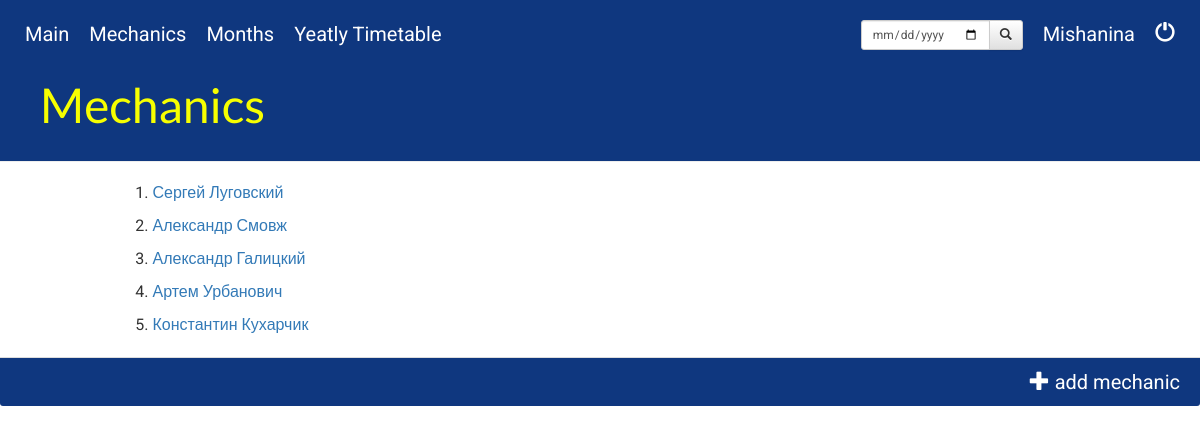
/mechanics/ (signed in), run on an earlier commit of the app's database.
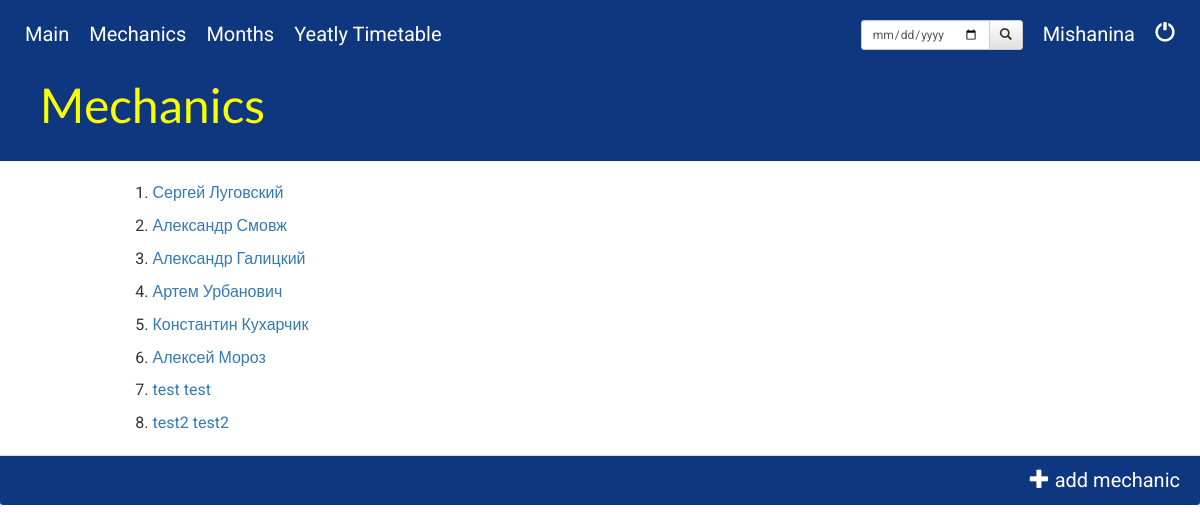
And on a later commit of the database.
### TimeTable/models.py (models this page shows)
class Mechanic(models.Model):
    name = models.CharField(max_length=50)
    surname = models.CharField(max_length=50)
    phone = models.BigIntegerField(default=0, null=True, blank=True)
    address = models.CharField(max_length=250)
    timetable_number = models.IntegerField(default=0, unique=True)
    class Meta:
        permissions = (('can_add_mod_mechanic', 'Create and modify mechanic'),)
    def __str__(self):
        if self.name is None or self.surname is None:
            return "ERROR NAME OR SURNAME IS NULL"
        return '{} {}'.format(self.name, self.surname)

### TimeTable/views.py (the view)
# urls.py: path('mechanics/', views.mechanic, name='mechanics'),
@login_required()
def mechanic(request):
    mechanincs = Mechanic.objects.all()
    return render(request, 'mechanics.html', context={'mechanics': mechanincs})

### TimeTable/templates/mechanics.html
{% extends 'base.html' %}
{% block head_page %}
<h1>Mechanics</h1>
{% endblock %}
{% block content %}
<div>
    <ol>
        {% for mechanic in mechanics %}
        <li><p><a href="{% url 'mechanic_info' mechanic_id=mechanic.id mechanic_name=mechanic%}">{{mechanic.name}} {{mechanic.surname}}</a></p></li>
        {% endfor %}
    </ol>
</div>
{% endblock %}
{% block footer %}
<a href="{% url 'add_mechanic' %}" class="top-menu pull-right"><span class="glyphicon glyphicon-plus"></span> add mechanic</a>
{% endblock %}

### TimeTable/templates/base.html (shortened to what this page needs)
<!DOCTYPE html>
<html>
    <head>
        <link rel="stylesheet" href="//maxcdn.bootstrapcdn.com/bootstrap/3.2.0/css/bootstrap.min.css">
        <link rel="stylesheet" href="//maxcdn.bootstrapcdn.com/bootstrap/3.2.0/css/bootstrap-theme.min.css">
         {% load static %}
        <link rel="stylesheet" href="{% static 'css/timetable.css' %}">
    </head>
    <body>
        <div class="page-header container-fluid">
            <div class="row">
                {% if user.is_authenticated %}
                <a href="{% url 'logout'%}?next={{request.path}}" class="top-menu pull-right"><span class="glyphicon glyphicon-off"></span></a>
                {% else %}
                <a href="{% url 'login'%}?next={{request.path}}" class="top-menu pull-right"><span class="glyphicon glyphicon-lock"></a>
                {% endif %}
                <p class="top-menu pull-right">{{ user.get_username | capfirst }}</p>
                <form class="form-inline pull-right" style="margin-right: 20px" action="{% url 'search' %}"
                          method="GET">
                    <div class="input-group">
                        <input type="date" class="form-control input-sm" placeholder="Поиск" name="q">
                        <div class="input-group-btn">
                            <button class="btn btn-sm btn-default" type="submit"><i class="glyphicon glyphicon-search"></i>
                            </button>
                        </div>
                    </div>
                </form>
                <a href="{% url 'home' %}" class="top-menu pull-left">Main</a>
                <a href="{% url 'mechanics' %}" class="top-menu pull-left">Mechanics</a>
                <a href="{% url 'months' %}" class="top-menu pull-left">Months</a>
                <a href="{% url 'time_table' %}" class="top-menu pull-left">Yeatly Timetable</a>
            </div>
            {% block head_page %}
            {% endblock %}
        </div>
        <div class="container">
                <div class="row">
                    <div class="col-md-16 col-md-offset-1">
                    {% block content %}
                    {% endblock %}
                    </div>
                </div>
        </div>
    </body>
    <footer>
        <div class="panel-footer">
            <div class="row">
                {% if perms.TimeTable.can_add_mechanic and perms.TimeTable.can_add_month and perms.TimeTable.can_add_mod_timetable%}
                {% block footer %}{% endblock %}
                {% endif %}
            </div>
        </div>
    </footer>
</html>

### TimeTable/static/css/timetable.css (style rules this page uses)
body { #padding-left: 15px; font-family: 'Roboto', sans-serif; font-size: 16px; }
.page-header { background-color: #0f377f; margin-top: 0; padding: 20px 20px 20px 40px; }
.page-header h1, .page-header h1 a, .page-header h1 a:visited, .page-header h1 a:active { color: #f7ff00; font-size: 36pt; text-decoration: none; }
h1, h2, h3, h4 { font-family: 'Lato', sans-serif; }
.top-menu, .top-menu:hover, .top-menu:visited { color: #ffffff; float: right; font-size: 15pt; margin-right: 20px; }
.panel-footer { background-color: #0f377f; }
ul, ol { margin-top: 0; margin-bottom: 20px; }

What changed in the data, as far as the page shows it:
added Mechanic: name "Алексей", surname "Мороз"
added Mechanic: name "test", surname "test"
added Mechanic: name "test2", surname "test2"
